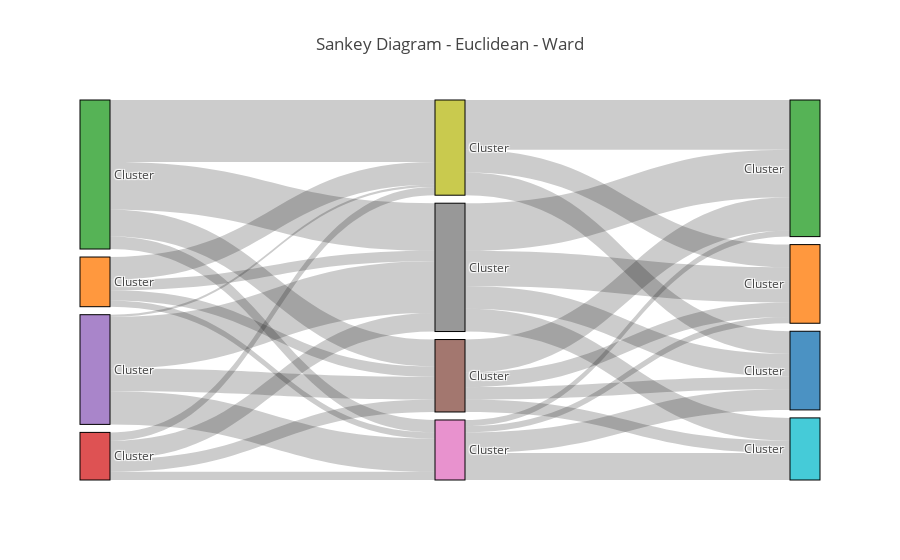

Notebook code for this chart:
### Code cell
import plotly.plotly as py

data = dict(
    type='sankey',
    node = dict(
      pad = 8,
      thickness = 30,
      line = dict(
        color = "black",
        width = 1
      ),
      label = df["label"],

    ),
    link = dict(
      source = df["source"],
      target = df["target"],
      value = df["br"]
  ))

layout =  dict(
    title = "Sankey Diagram - Euclidean - Ward",
    font = dict(
      size = 12
    )
)

fig = dict(data=[data], layout=layout)
iplot(fig, validate=False)

### Figure 1 — Plotly figure (JSON) as saved in the notebook; plotly's stock layout.template omitted (floating-point values rounded to 4 significant figures)
{"data": [{"link": {"source": [1, 1, 1, 1, 2, 2, 2, 2, 3, 3, 3, 3, 4, 4, 4, 4, 5, 5, 5, 5, 6, 6, 6, 6, 7, 7, 7, 7, 8, 8, 8], "target": [5, 6, 7, 8, 5, 6, 7, 8, 5, 6, 7, 8, 5, 6, 7, 8, 9, 10, 11, 12, 9, 10, 11, 12, 9, 10, 11, 12, 10, 11, 12], "value": [5, 3, 5, 11, 13, 6, 23, 30, 6, 4, 9, 4, 11, 16, 25, 1, 6, 6, 7, 16, 13, 10, 3, 3, 11, 11, 17, 23, 11, 11, 24]}, "node": {"label": ["Cluster ", "Cluster ", "Cluster ", "Cluster ", "Cluster ", "Cluster ", "Cluster ", "Cluster ", "Cluster ", "Cluster ", "Cluster ", "Cluster ", "Cluster ", "Cluster ", "Cluster ", "Cluster ", "Cluster ", "Cluster ", "Cluster ", "Cluster ", "Cluster ", "Cluster ", "Cluster ", "Cluster ", "Cluster ", "Cluster ", "Cluster ", "Cluster ", "Cluster ", "Cluster ", "Cluster "], "line": {"color": "black", "width": 1}, "pad": 8, "thickness": 30}, "type": "sankey"}], "layout": {"font": {"size": 12}, "title": "Sankey Diagram - Euclidean - Ward"}}
